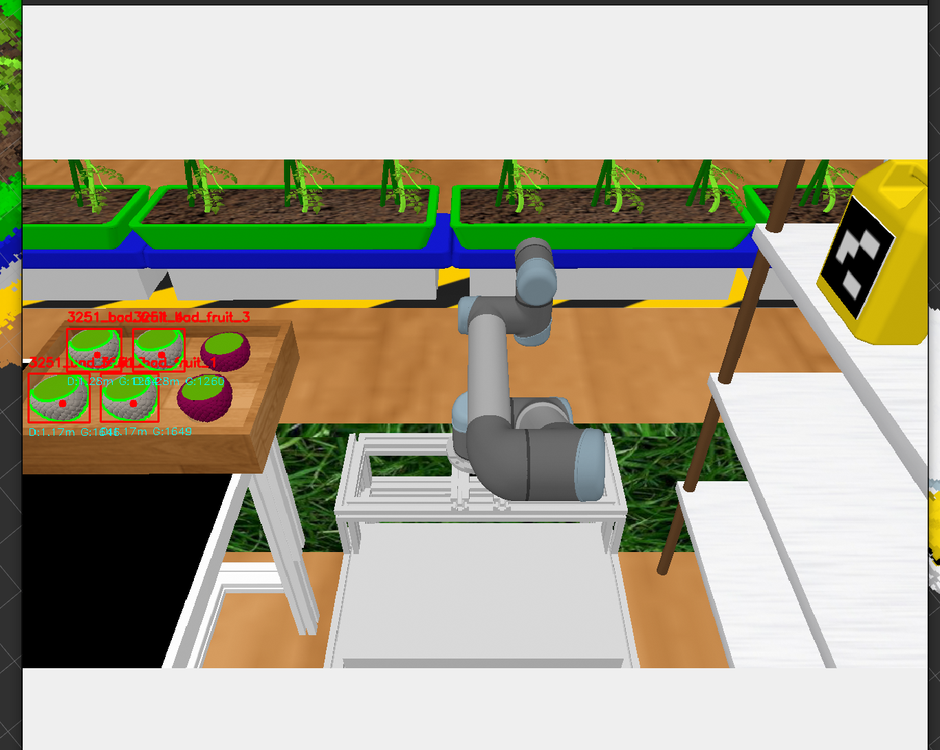
#> input picture ur5_control/src/my_bag/KC#3251_color_image.png, 940 x 750 px, shrunk from 1367 x 1091 before the run, given in place of the camera
$ python colour_detection.py
#> lines starting #> are read from the running program, lines starting #| are printed output that depends on the picture; after the words box and inside, x2 and y2 are one past the last pixel; in counts of white or black regions, pixels touching at a corner belong together
import cv2 as cv
import numpy as np

cap = cv.VideoCapture(0)

while(1):

    # Take each frame
    _, frame = cap.read()
#> frame is the input picture: shape (750, 940, 3); mean B, G, R 145.8, 165.9, 169.4

    # Convert BGR to HSV
    hsv = cv.cvtColor(frame, cv.COLOR_BGR2HSV)
#> hsv: shape (750, 940, 3); mean H, S, V 23.3, 64.9, 181.7

    # define range of blue color in HSV
    lower_blue = np.array([0,100,100])
    upper_blue = np.array([60,255,255])

    # Threshold the HSV image to get only blue colors
    mask = cv.inRange(hsv, lower_blue, upper_blue)
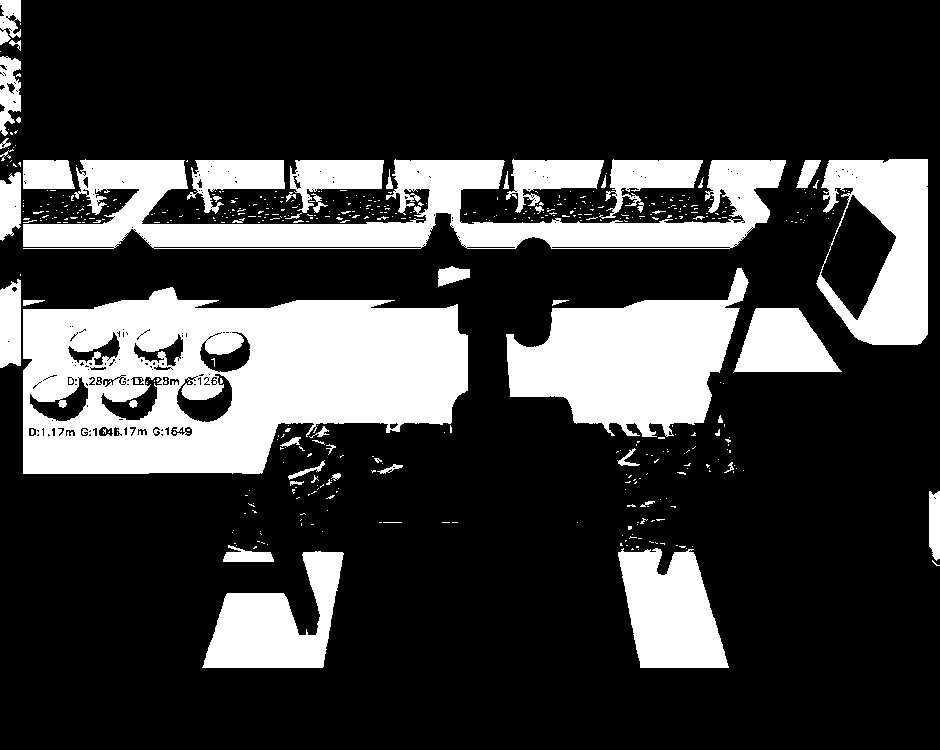
#> mask: shape (750, 940); 23.9% white; 494 white regions (438 under 20 px), largest, box (x1, y1, x2, y2) and area: (23, 287, 468, 474) 58251, (23, 159, 786, 249) 28921, (506, 268, 749, 437) 22971

    # Bitwise-AND mask and original image
    res = cv.bitwise_and(frame,frame, mask= mask)
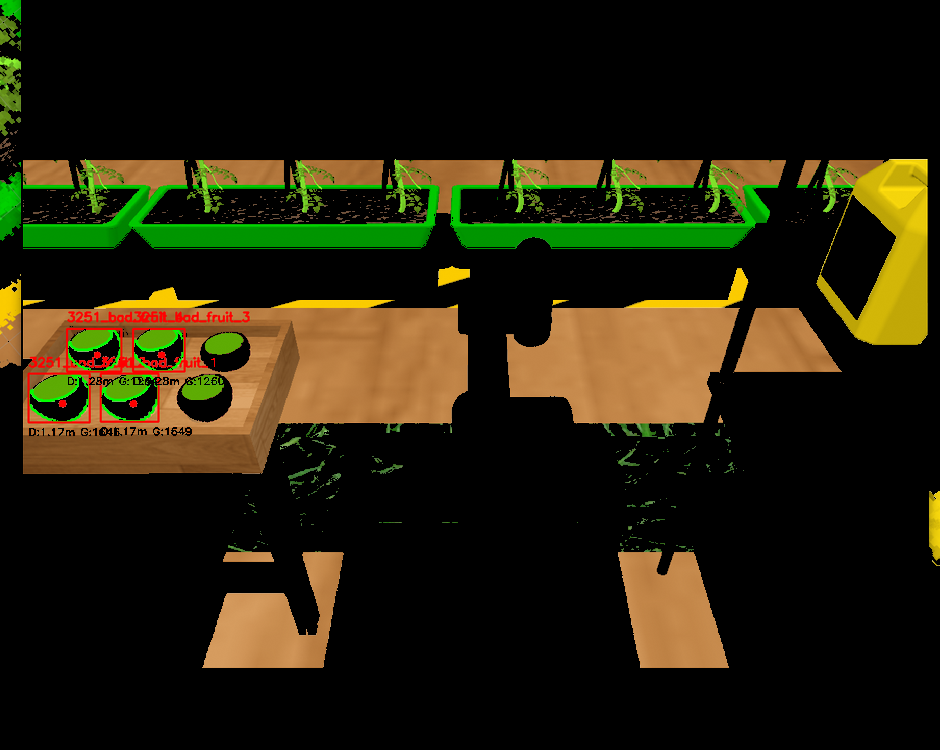
#> res: shape (750, 940, 3); mean B, G, R 10.8, 31.9, 36.3

    cv.imshow('frame',frame)
    cv.imshow('mask',mask)
    cv.imshow('res',res)
    k = cv.waitKey(5) & 0xFF
#> (key Esc is pressed here)
    if k == 27:
        break

cv.destroyAllWindows()
